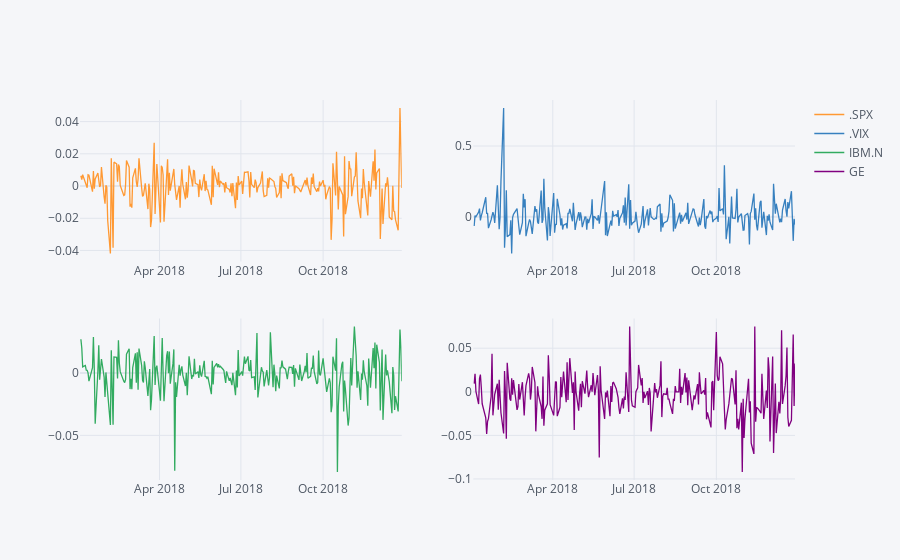

Notebook code cell kept with this figure:
### Markdown cell above
Then, we plot the Log Return line graph of each RIC.

### Code cell
logReturns.iplot(kind='line', subplots=True)

### Figure 1 — Plotly figure (JSON) as saved in the notebook; plotly's stock layout.template omitted (floating-point values rounded to 4 significant figures; data arrays with more than 128 entries replaced by an {"elided": "..."} marker saying what was removed)
{"data": [{"line": {"color": "rgba(255, 153, 51, 1.0)", "dash": "solid", "shape": "linear", "width": 1.3}, "mode": "lines", "name": ".SPX", "text": "", "type": "scatter", "x": {"elided": "250 str values"}, "xaxis": "x", "y": {"elided": "250 mixed values"}, "yaxis": "y"}, {"line": {"color": "rgba(55, 128, 191, 1.0)", "dash": "solid", "shape": "linear", "width": 1.3}, "mode": "lines", "name": ".VIX", "text": "", "type": "scatter", "x": {"elided": "250 str values"}, "xaxis": "x2", "y": {"elided": "250 mixed values"}, "yaxis": "y2"}, {"line": {"color": "rgba(50, 171, 96, 1.0)", "dash": "solid", "shape": "linear", "width": 1.3}, "mode": "lines", "name": "IBM.N", "text": "", "type": "scatter", "x": {"elided": "250 str values"}, "xaxis": "x3", "y": {"elided": "250 mixed values"}, "yaxis": "y3"}, {"line": {"color": "rgba(128, 0, 128, 1.0)", "dash": "solid", "shape": "linear", "width": 1.3}, "mode": "lines", "name": "GE", "text": "", "type": "scatter", "x": {"elided": "250 str values"}, "xaxis": "x4", "y": {"elided": "250 mixed values"}, "yaxis": "y4"}], "layout": {"legend": {"bgcolor": "#F5F6F9", "font": {"color": "#4D5663"}}, "paper_bgcolor": "#F5F6F9", "plot_bgcolor": "#F5F6F9", "title": {"font": {"color": "#4D5663"}}, "xaxis": {"anchor": "y", "domain": [0, 0.45], "gridcolor": "#E1E5ED", "showgrid": true, "tickfont": {"color": "#4D5663"}, "title": {"font": {"color": "#4D5663"}, "text": ""}, "zerolinecolor": "#E1E5ED"}, "xaxis2": {"anchor": "y2", "domain": [0.55, 1], "gridcolor": "#E1E5ED", "showgrid": true, "tickfont": {"color": "#4D5663"}, "title": {"font": {"color": "#4D5663"}, "text": ""}, "zerolinecolor": "#E1E5ED"}, "xaxis3": {"anchor": "y3", "domain": [0, 0.45], "gridcolor": "#E1E5ED", "showgrid": true, "tickfont": {"color": "#4D5663"}, "title": {"font": {"color": "#4D5663"}, "text": ""}, "zerolinecolor": "#E1E5ED"}, "xaxis4": {"anchor": "y4", "domain": [0.55, 1], "gridcolor": "#E1E5ED", "showgrid": true, "tickfont": {"color": "#4D5663"}, "title": {"font": {"color": "#4D5663"}, "text": ""}, "zerolinecolor": "#E1E5ED"}, "yaxis": {"anchor": "x", "domain": [0.575, 1], "gridcolor": "#E1E5ED", "showgrid": true, "tickfont": {"color": "#4D5663"}, "title": {"font": {"color": "#4D5663"}, "text": ""}, "zerolinecolor": "#E1E5ED"}, "yaxis2": {"anchor": "x2", "domain": [0.575, 1], "gridcolor": "#E1E5ED", "showgrid": true, "tickfont": {"color": "#4D5663"}, "title": {"font": {"color": "#4D5663"}, "text": ""}, "zerolinecolor": "#E1E5ED"}, "yaxis3": {"anchor": "x3", "domain": [0, 0.425], "gridcolor": "#E1E5ED", "showgrid": true, "tickfont": {"color": "#4D5663"}, "title": {"font": {"color": "#4D5663"}, "text": ""}, "zerolinecolor": "#E1E5ED"}, "yaxis4": {"anchor": "x4", "domain": [0, 0.425], "gridcolor": "#E1E5ED", "showgrid": true, "tickfont": {"color": "#4D5663"}, "title": {"font": {"color": "#4D5663"}, "text": ""}, "zerolinecolor": "#E1E5ED"}}}
